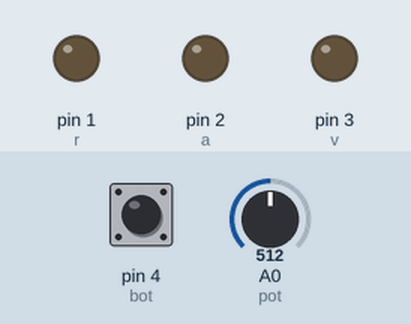
Bench run of a sketch on a simulated Arduino Uno, built with avr-gcc and run on an emulated ATmega328P. On the bench: output pins drawn as LEDs (lit = HIGH). The test bench sets the inputs (shaded band); at power-on: pin 4 (bot) LOW, A0 (pot) = 512.

Above: at 1.2 s.
1.3 s: pin 4 (bot) pulled HIGH for 0.15 s
At 1.37 s:
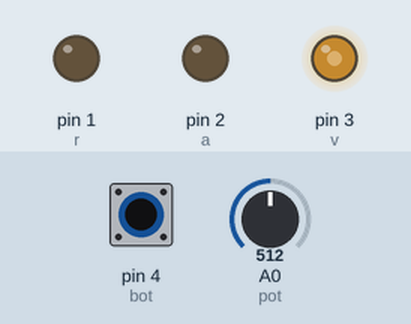
2.9 s: pin 4 (bot) pulled HIGH for 3.2 s
At 7.4 s:
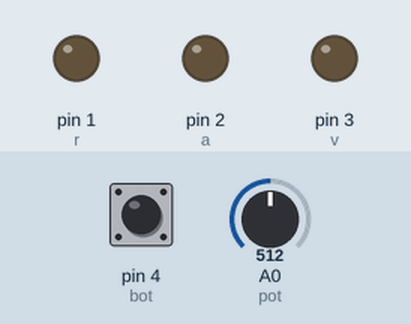
Timing chart, 0 to 8.9 s (numbered marks = the images above; inputs shaded):
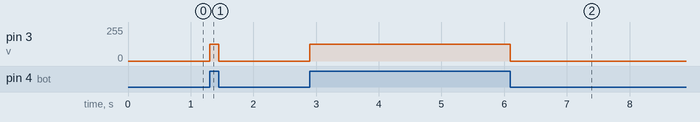

Measured:
- after the input at 1.3 s, pin 3 (v): 0/255 → 127/255 at once, → 0/255 0.15 s later
- after the input at 2.9 s, pin 3 (v): 0/255 → 127/255 at once, → 0/255 3.2 s later

The sketch:

ejercicio_3_b1.ino
```cpp
#define r 1
#define a 2
#define v 3
int bot = 4;
int pot = A0;
int valpot;
int mapr;
int mapa;
int mapv;
int estado;

void setup()
{
  pinMode(r, OUTPUT);
  pinMode(a, OUTPUT);
  pinMode(v, OUTPUT);
  pinMode(pot, INPUT);
  pinMode(bot, INPUT);
}

void loop()
{
  estado = digitalRead(bot);

  if(estado == HIGH){
  	valpot = analogRead(pot);

    mapr = map(valpot,0,1023,0,255);
    mapa = map(valpot,0,1023,0,255);
    mapv = map(valpot,0,1023,0,255);

    analogWrite(r, mapr);
    analogWrite(a, mapa);
    analogWrite(v, mapv);
  }

  else{
  	analogWrite(r, 0);
    analogWrite(a, 0);
    analogWrite(v, 0);
  }

}
```
